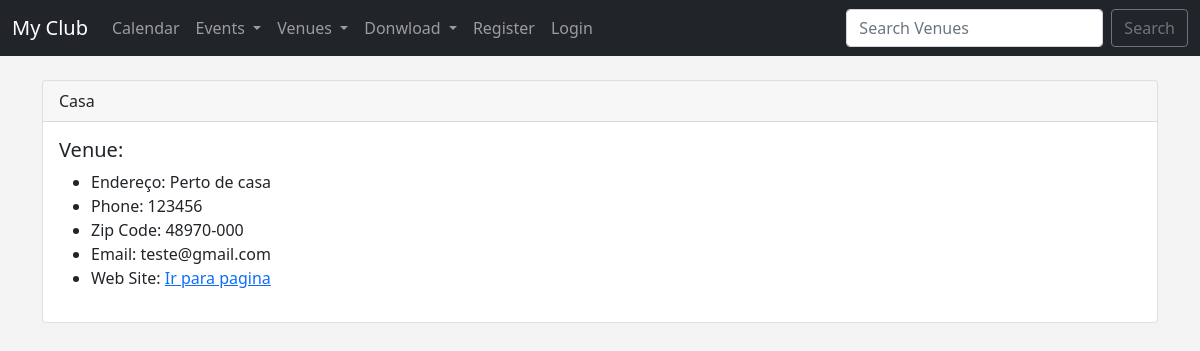
/show_venue/4/, run on the app's committed database.
### events/models.py (models this page shows)
class Venue(models.Model):
    name = models.CharField("Venue name", max_length=120)
    address = models.CharField(max_length=300)
    zip_code = models.CharField('Zip code', max_length=15)
    phone = models.CharField('contactphone', max_length=25)
    web = models.URLField('Website Adress' )
    email_address = models.EmailField('Email address', blank=True)
    owner = models.IntegerField("Venue Owner", blank=False, default=1)
    def __str__(self):
        return self.name

### events/views.py (the view)
# urls.py: path('show_venue/<venue_id>/', views.show_venue, name="show-venue"),#Esse link vai para o venue conforme seu id
def show_venue(request, venue_id):
    venue = Venue.objects.get(pk=venue_id) #Ele pega somente a chave primaria q é o id do objeto na tabela
    context = {
        "venue": venue
    }
    return render(request, 'events/show_venue.html', context)

### events/templates/events/show_venue.html
{% extends 'events/base.html' %}
{% block content %}
<br>
    <div class="card">
        <div class="card-header">
            {{ venue }}
        </div>
        <div class="card-body">
        <h5 class="card-title">Venue: {{ event.venue }}</h5>
        <ul>
            <li>Endereço: {{ venue.address }}</li>
            <li>Phone: {{ venue.phone }}</li>
            <li>Zip Code: {{ venue.zip_code }}</li>
            <li>Email: {{ venue.email_address }}</li>
            <li>Web Site: </b><a href="{{ venue.web }}">Ir para pagina</a></li>
        </ul>
        </div>
    </div>
{% endblock %}

### events/templates/events/base.html (style rules this page uses)
body { background: #f4f4f4; }

### data on the page
Venue: name "Casa", address "Perto de casa", phone "123456", zip_code "48970-000", email_address "teste@gmail.com"
